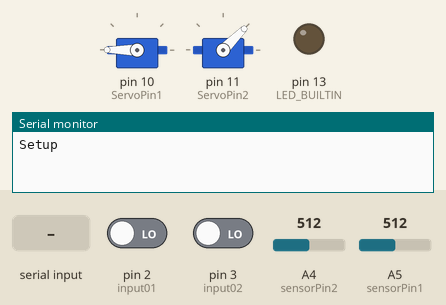
This sketch was run on a simulated Arduino Uno, built with avr-gcc and run on an emulated ATmega328P. On the bench: 2 × servo, output pins drawn as LEDs (lit = HIGH), the last lines printed to the serial monitor. The inputs (shaded band) are chosen by the test bench; at power-on: pin 2 (input01) LOW, pin 3 (input02) LOW, A4 (sensorPin2) = 512, A5 (sensorPin1) = 512. Random numbers use the default seed unless the sketch sets one.

Above: at 1.2 s.
1.3 s: "r" received over Serial
4.3 s: pin 2 (input01) driven HIGH
At 6.48 s:
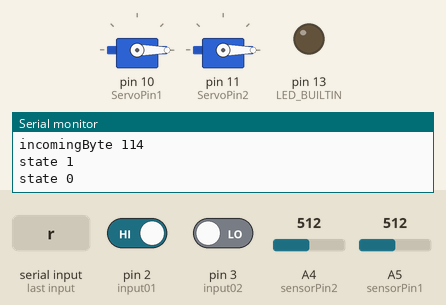
7.3 s: "q" received over Serial
At 10.05 s:
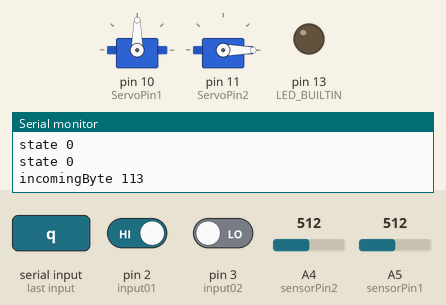
10.3 s: byte 120 (120) received over Serial
At 11.5 s:
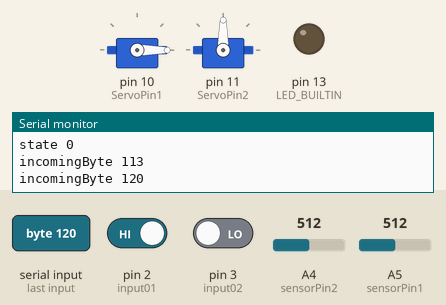
13.3 s: byte 122 (122) received over Serial
At 15.4 s:
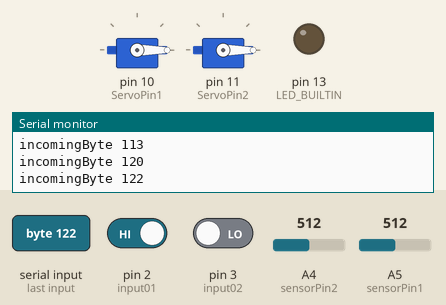
15.5 s: pin 2 (input01) driven LOW
Timing chart, 0 to 18.5 s (numbered marks = the images above; inputs shaded):
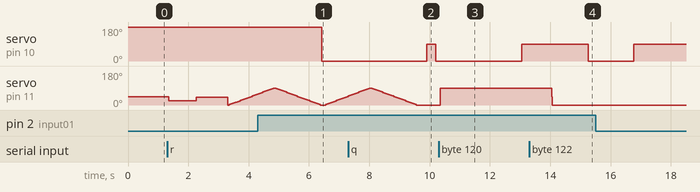

Measured:
- after the input at 4.3 s, servo on pin 10 (ServoPin1): 180° → 0° after 2.1 s
- after the input at 7.3 s, servo on pin 10 (ServoPin1): 0° → 90° after 2.6 s, → 0° 0.30 s later
- after the input at 10.3 s, servo on pin 10 (ServoPin1): 0° → 90° after 2.8 s; servo on pin 11 (ServoPin2): 0° → 90° after 0.05 s
- after the input at 13.3 s, servo on pin 11 (ServoPin2): 90° → 0° after 0.76 s
- by itself, servo on pin 11 (ServoPin2): rises from 45° to 90° in 0.70 s, then falls to 0° in 1.6 s

The sketch:

jetpong_arduino.ino
```cpp
/*
     'q' -> 噴漆短壓
     'w' -> 噴漆長壓
     'e' -> 底座噴漆 歸零

     'a' -> 底座左轉
     's' -> 底座右轉

     'r' -> 待機模式
     't' -> 準備開始
*/
#include <Servo.h>

//Rotate Sensor
const int sensorPin1 = A5;
const int sensorPin2 = A4;
int sensorValue1 = 0;
int sensorValue2 = 0;

//Servo
const int ServoPin1 = 10;                  //2, 3
const int ServoPin2 = 11;
Servo myServo1;                           //spray
Servo myServo2;                           //rotation
int ServoMaxAngle1 = 180;
int ServoMaxAngle2 = 180;

//Button
const int input01 = 2;
const int input02 = 3;

int buttonPushCounter1 = 0;
int buttonState1 = 0;
int lastButtonState1 = 0;
int buttonPushCounter2 = 0;
int buttonState2 = 0;
int lastButtonState2 = 0;

//ServoIdle
int organgle;
bool idleFlag = false;
bool forceStop = true;
int pos1 = 0;
int pos2= 0;

void setup() {
  Serial.begin(9600);
  pinMode(input01, INPUT);
  pinMode(input02, INPUT);
  pinMode(LED_BUILTIN, OUTPUT);
  myServo1.attach(ServoPin1);
  myServo2.attach(ServoPin2);

  // init Servo
  myServo1.write(180);


  sensorValue2 = analogRead(sensorPin2);
  ServoMaxAngle2 = map(sensorValue2, 0, 1024, 180, 0);
  organgle = ServoMaxAngle2 / 2;

  myServo2.write(organgle);
  Serial.println("Setup");
}

void loop() {

  //  Receive
  if (Serial.available() > 0) {
    byte incomingByte = Serial.read();
    Serial.print("incomingByte ");
    Serial.println(incomingByte);

    if (incomingByte == 114 ) {      // ASCII -> r
      forceStop = false;                   // idle
    }

    if (incomingByte == 116 ) {     // ASCII -> t
      forceStop = true;                   // awke up
    }

    if (incomingByte == 113)    {                    // ASCII -> q
      forceStop = true;
      Spray_short(ServoMaxAngle1);
    }

    if (incomingByte == 119)   {                     // ASCII -> w
      forceStop = true;
      Spray_long(ServoMaxAngle1);
    }

    if (incomingByte == 101)   {                      // ASCII -> e
      forceStop = true;
      Default();
    }


    if (incomingByte == 97)                         // ASCII -> a
    {
      forceStop = true;
      myServo2.write(0);
      delay(50);
    }

    if (incomingByte == 115)                         // ASCII -> s
    {
      forceStop = true;
      myServo2.write(ServoMaxAngle2);
      delay(50);
    }

    if (incomingByte == 122)                         // ASCII -> z
    {
      forceStop = true;
      myServo2.write(organgle);
      delay(10);
      myServo2.write(0);
      delay(200);
      delay(1000);
      Spray_long(ServoMaxAngle1);
    }

    if (incomingByte == 120)                         // ASCII -> x
    {
      forceStop = true;
      myServo2.write(organgle);
      delay(10);
      myServo2.write(ServoMaxAngle2);
      delay(200);
      delay(1000);
      Spray_long(ServoMaxAngle1);
    }

    Serial.flush();
  } else {
    // Read button1
    buttonState1 = digitalRead(input01);
    if (buttonState1 != lastButtonState1) {
      if (buttonState1 == HIGH)
        buttonPushCounter1++;
      delay(10);
    }
    lastButtonState1 = buttonState1;

    //  // Read button2
    buttonState2 = digitalRead(input02);
    if (buttonState2 != lastButtonState2) {
      if (buttonState2 == HIGH)
        buttonPushCounter2++;
      delay(10);
    }
    lastButtonState2 = buttonState2;

    if (buttonState1) {
      if (buttonPushCounter1 % 2 == 0 ) {
        //      Serial.println("buttonState1");
        myServo1.write(ServoMaxAngle1);
        digitalWrite(LED_BUILTIN, HIGH);
        delay(50);
      } else {
        myServo1.write(0);
        digitalWrite(LED_BUILTIN, LOW);
        delay(50);
      }
    }

    if (buttonState2) {
      if (buttonPushCounter2 % 2 == 0 ) {
        //      Serial.println("buttonState2");
        myServo2.write(ServoMaxAngle2);
        digitalWrite(LED_BUILTIN, HIGH);
        delay(50);
      } else {
        myServo2.write(0);
        digitalWrite(LED_BUILTIN, LOW);
        delay(50);
      }
    }

    sensorValue1 = analogRead(sensorPin1);
    ServoMaxAngle1 = map(sensorValue1, 0, 1024, 180, 0);
    //    Serial.print("RotSen1 ");
    //    Serial.println(ServoMaxAngle1);

    sensorValue2 = analogRead(sensorPin2);
    ServoMaxAngle2 = map(sensorValue2, 0, 1024, 180, 0);
    organgle = ServoMaxAngle2 / 2;
    //    Serial.print("RotSen2 ");
    //    Serial.println(ServoMaxAngle2);
    delay(20);

    //Idle State
    if (!idleFlag && !forceStop) {
      {
        idleFlag = true;
        int rand  = random(2);
        Serial.print("state ");
        Serial.println(rand);
        IdleState(rand);
      }
    }

  }

}

void Spray_short(int _max) {
  myServo1.write(0);
  delay(300);
  myServo1.write(_max);
  delay(300);
}

void Spray_long(int _max) {
  myServo1.write(0);
  delay(1500);
  myServo1.write(_max);
  delay(1000);
}

void Default() {
  myServo1.write(180);
  delay(15);
  myServo2.write(0);
  delay(15);
}

void IdleState(int state) {
  switch (state) {
    case 0:
      for (pos1 = 0; pos1 <= ServoMaxAngle2; pos1 += 3) {
        myServo2.write(pos1);
        delay(50);
      }
      for (pos1 = ServoMaxAngle2; pos1 >= 0; pos1 -= 3) {
        myServo2.write(pos1);
        delay(50);
      }
      idleFlag = false;
      break;

    case 1:
      int count = random(2, 3);
      for (int i = 0; i < count; i++)
      {
        int randvalue  = random(ServoMaxAngle2);
        int time1 = random(750, 1500);
        myServo2.write(randvalue);
        delay(10);
        delay(time1);
      }
      idleFlag = false;
      break;

    default:
      idleFlag = false;
      break;
  }
}
```
